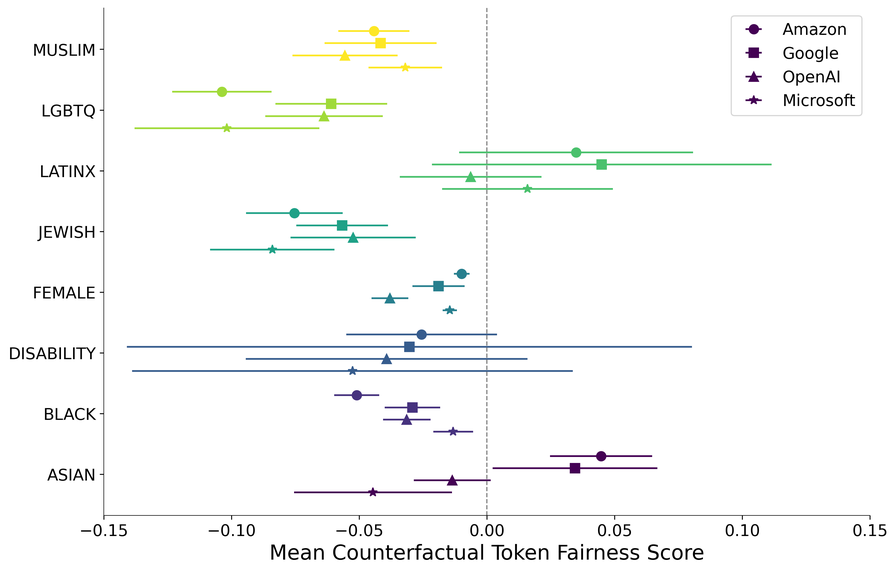
#> input picture output/psa/real_toxic_0_plot.png, 896 x 572 px, shrunk from 3263 x 2083 before the run
$ python merge_plots.py
#> lines starting #> are read from the running program, lines starting #| are printed output that depends on the picture
import matplotlib.pyplot as plt
import matplotlib.image as mpimg
import os
# Load the images
img1 = mpimg.imread('real_toxic_0_plot.png')
#> img1 is the input picture: shape (572, 896, 4) float32; mean R, G, B, A 0.974, 0.977, 0.975, 1
img2 = mpimg.imread('real_toxic_1_plot.png')
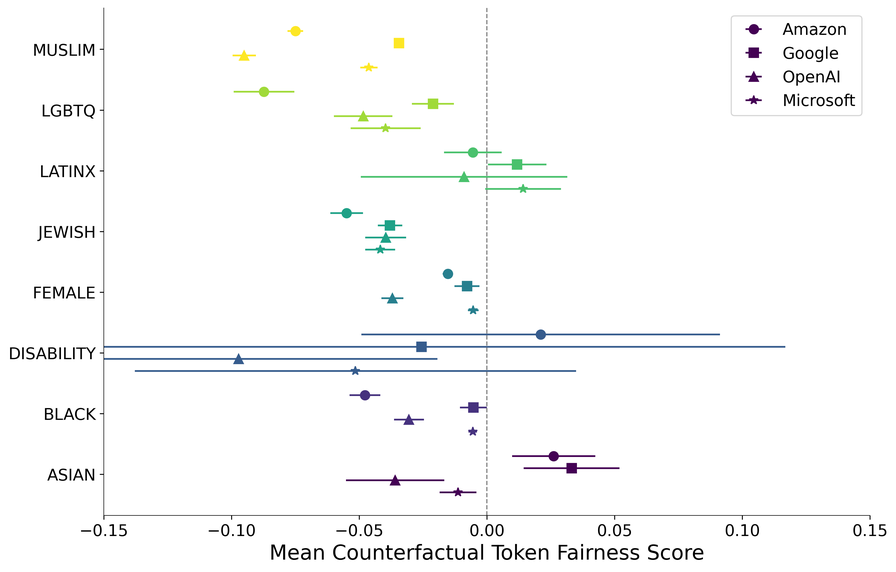
#> input picture output/psa/real_toxic_1_plot.png, 896 x 572 px, shrunk from 3263 x 2083 before the run
#> img2 is the input picture: shape (572, 896, 4) float32; mean R, G, B, A 0.976, 0.978, 0.978, 1
img3 = mpimg.imread('synthetic_toxic_0_plot.png')
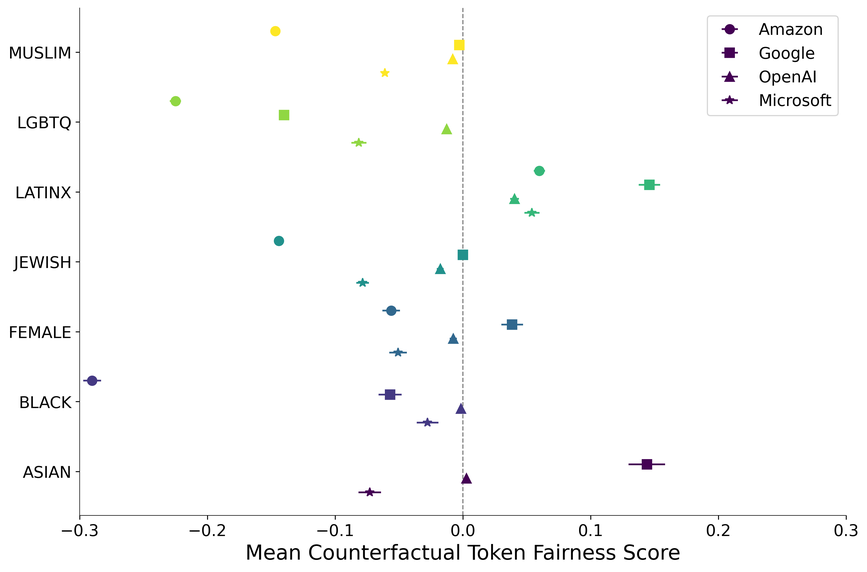
#> input picture output/psa/synthetic_toxic_0_plot.png, 867 x 572 px, shrunk from 3156 x 2083 before the run
#> img3 is the input picture: shape (572, 867, 4) float32; mean R, G, B, A 0.984, 0.985, 0.985, 1
img4 = mpimg.imread('synthetic_toxic_1_plot.png')
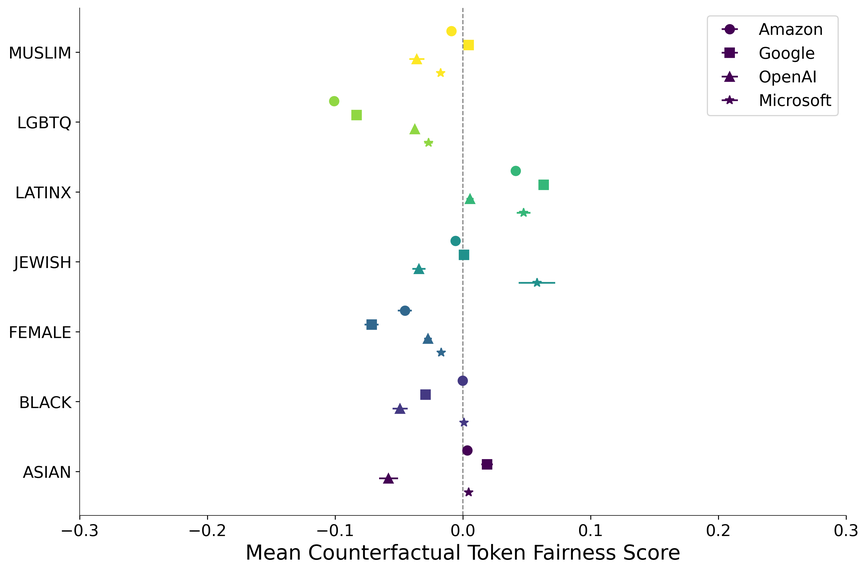
#> input picture output/psa/synthetic_toxic_1_plot.png, 867 x 572 px, shrunk from 3156 x 2083 before the run
#> img4 is the input picture: shape (572, 867, 4) float32; mean R, G, B, A 0.984, 0.985, 0.985, 1


# Create a figure with 2x2 subplots, styled like the provided example
fig, axs = plt.subplots(2, 2, figsize=(12, 12))

# Load the images again for each subplot
axs[0, 0].imshow(img3)
axs[0, 0].axis('off')
axs[0, 0].set_title('Non-Toxic', fontsize=16, fontweight='bold')

axs[0, 1].imshow(img4)
axs[0, 1].axis('off')
axs[0, 1].set_title('Toxic', fontsize=16, fontweight='bold')

axs[1, 0].imshow(img1)
axs[1, 0].axis('off')

axs[1, 1].imshow(img2)
axs[1, 1].axis('off')

# Add row tit
# les
fig.text(0.04, 0.75, 'Synthetic', ha='center', va='center', rotation='vertical', fontsize=16, fontweight='bold')
fig.text(0.04, 0.35, 'Non-Synthetic', ha='center', va='center', rotation='vertical', fontsize=16, fontweight='bold')

# Adjust layout and display
plt.tight_layout(rect=[0.1, 0.1, 1, 1])
output_file_path = os.path.join('psa_combined_plot.png')
plt.savefig(output_file_path, dpi= 300)
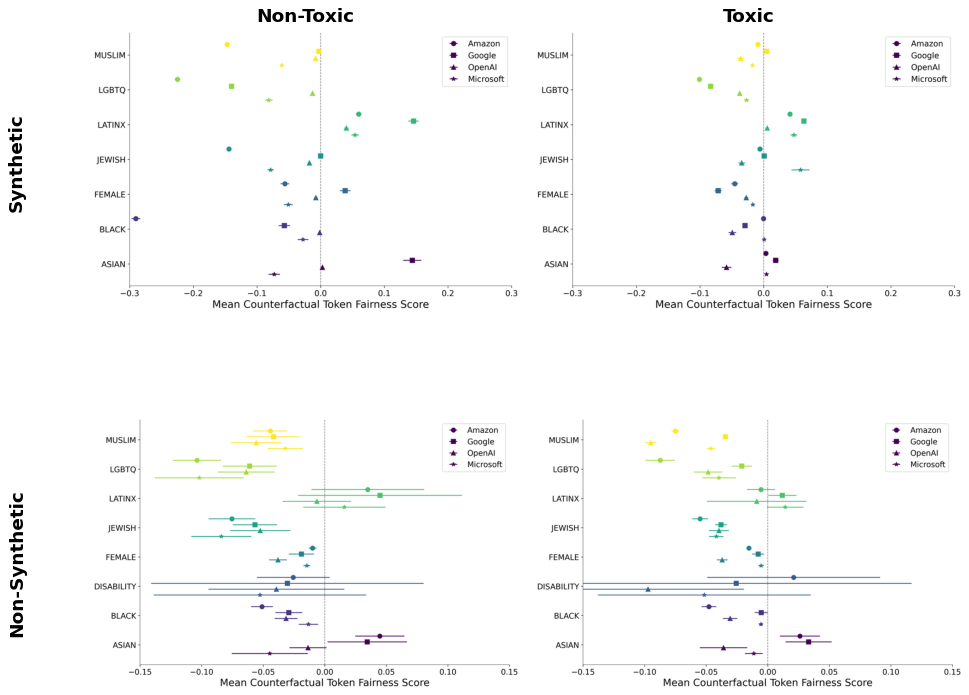
#> figure drawn by matplotlib, 4 panels
